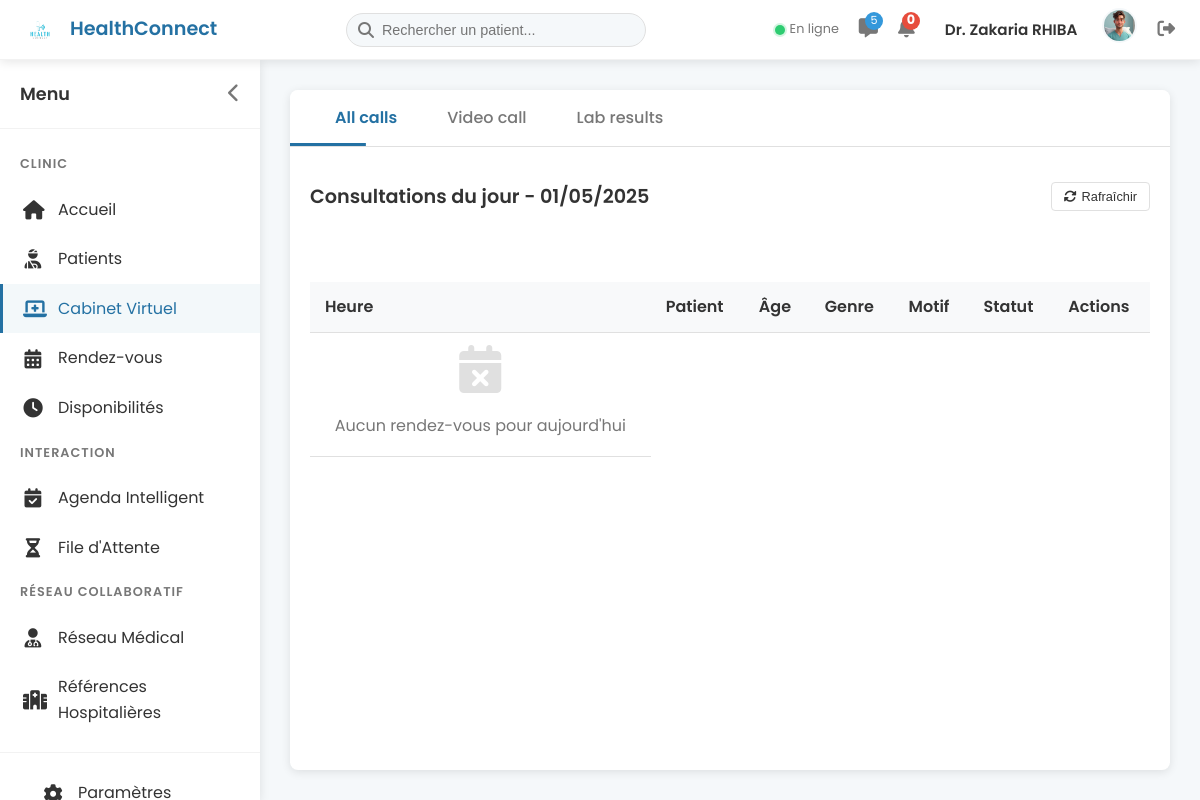
The page /doctor/virtual_office (signed in) on the database its author committed.
### models.py (models this page shows, shortened)
class User(db.Model, UserMixin):
    id = db.Column(db.Integer, primary_key=True)
    email = db.Column(db.String(120), unique=True, nullable=False)
    password_hash = db.Column(db.String(128), nullable=False)
    first_name = db.Column(db.String(50), nullable=False)
    last_name = db.Column(db.String(50), nullable=False)
    role = db.Column(db.String(10), nullable=False)  # 'patient' or 'doctor'
    created_at = db.Column(db.DateTime, default=get_current_time_naive)
    patient = db.relationship('Patient', backref='user', uselist=False, cascade='all, delete-orphan')
    doctor = db.relationship('Doctor', backref='user', uselist=False, cascade='all, delete-orphan')

class Doctor(db.Model):
    id = db.Column(db.Integer, primary_key=True)
    user_id = db.Column(db.Integer, db.ForeignKey('user.id'), nullable=False)
    speciality = db.Column(db.String(100), nullable=True)
    secondary_speciality = db.Column(db.String(100), nullable=True)
    license_number = db.Column(db.String(50), nullable=True)
    years_experience = db.Column(db.Integer, nullable=True)
    education = db.Column(db.Text, nullable=True)
    bio = db.Column(db.Text, nullable=True)
    consultation_fee = db.Column(db.Float, nullable=True)
    phone = db.Column(db.String(20), nullable=True)
    address = db.Column(db.String(200), nullable=True)
    languages = db.Column(db.String(200), nullable=True)  # Comma-separated list of languages
    profile_picture = db.Column(db.String(200), nullable=True)  # Path to profile picture
    document_path = db.Column(db.String(200), nullable=True)  # Path to uploaded documents
    status = db.Column(db.String(20), default='pending')  # pending, approved, rejected
    rejection_reason = db.Column(db.Text, nullable=True)  # Reason for rejection if status is 'rejected'
    verified_at = db.Column(db.DateTime, nullable=True)  # When the doctor was verified
    practice_location = db.Column(db.String(200), nullable=True)
    previous_positions = db.Column(db.Text, nullable=True)
    linkedin = db.Column(db.String(200), nullable=True)
    website = db.Column(db.String(200), nullable=True)
    available_days = db.Column(db.String(100), nullable=True)  # Jours disponibles (format: "1,2,3,4,5")
    available_hours = db.Column(db.String(200), nullable=True)  # Heures disponibles (format: "9-12,14-17")
    video_consultation = db.Column(db.Boolean, default=True)
    email_notifications = db.Column(db.Boolean, default=True)
    sms_notifications = db.Column(db.Boolean, default=False)
    do_not_disturb = db.Column(db.Boolean, default=False)
    appointments = db.relationship('Appointment', backref='doctor', lazy='dynamic',
                                  foreign_keys='Appointment.doctor_id', cascade='all, delete-orphan')
    prescriptions = db.relationship('Prescription', backref='doctor', lazy='dynamic', cascade='all, delete-orphan')

### routes/doctor.py (the view, shortened to what this page needs)
@doctor_bp.route('/virtual_office')
@doctor_bp.route('/virtual_office/<int:appointment_id>')
@login_required
def virtual_office(appointment_id=None):
    if current_user.role != 'doctor':
        flash('Access denied. You must be a doctor to view this page.', 'danger')
        return redirect(url_for('index'))
    today = get_current_time_naive().date()
    past_appointments = Appointment.query.filter_by(
        doctor_id=current_user.doctor.id,
        status='accepted'
    ).filter(
        Appointment.date_time < get_current_time_naive() - timedelta(minutes=30)  # 30 minutes après l'heure prévue
    ).all()
    for appt in past_appointments:
        appt.status = 'completed'
        print(f"Rendez-vous {appt.id} marqué comme terminé")
    if past_appointments:
        db.session.commit()
        print(f"{len(past_appointments)} rendez-vous marqués comme terminés")
    today_appointments = Appointment.query.filter_by(
        doctor_id=current_user.doctor.id,
        status='accepted'
    ).filter(
        Appointment.date_time >= datetime.combine(today, datetime.min.time()),
        Appointment.date_time <= datetime.combine(today, datetime.max.time())
    ).order_by(
        Appointment.date_time
    ).all()
    current_appointment = None
    patient_history = None
    current_time = get_current_time_naive()
    return render_template('doctor/virtual_office.html',
                          today_appointments=today_appointments,
                          today_date=today.strftime('%d/%m/%Y'),
                          current_appointment=current_appointment,
                          patient_history=patient_history,
                          current_time=current_time)

### templates/doctor/virtual_office.html (shortened to what this page needs)
{% extends 'dashboard_base.html' %}
{% block extra_css %}
<link rel="stylesheet" href="{{ url_for('static', filename='css/doctor/dashboard.css') }}">
<link rel="stylesheet" href="{{ url_for('static', filename='css/doctor/virtual_office.css') }}">
<link rel="stylesheet" href="{{ url_for('static', filename='css/doctor/virtual_office_new.css') }}">
<link rel="stylesheet" href="{{ url_for('static', filename='css/doctor/video_integration.css') }}">
<link rel="stylesheet" href="{{ url_for('static', filename='css/animations.css') }}">
<link rel="stylesheet" href="{{ url_for('static', filename='css/chat.css') }}">
<link rel="stylesheet" href="{{ url_for('static', filename='css/notification.css') }}">
<link rel="stylesheet" href="{{ url_for('static', filename='css/vital_signs_bar.css') }}">
{% endblock %}
{% block body_attributes %}
{% endblock %}
{% block content %}
{% include 'doctor/partials/header.html' %}
<div class="dashboard-container">
    <div id="sidebar" class="sidebar">
        <div class="sidebar-header">
            <span class="sidebar-title">Menu</span>
            <button id="sidebar-toggle" class="sidebar-toggle">
                <i class="fas fa-chevron-left"></i>
            </button>
        </div>
        <div class="sidebar-menu">
            <div class="menu-category">CLINIC</div>
            <a href="{{ url_for('doctor.dashboard') }}" class="menu-item">
                <i class="fas fa-home"></i>
                <span class="menu-text">Accueil</span>
            </a>
            <a href="{{ url_for('doctor.patients') }}" class="menu-item">
                <i class="fas fa-user-injured"></i>
                <span class="menu-text">Patients</span>
            </a>
            <a href="{{ url_for('doctor.virtual_office') }}" class="menu-item active">
                <i class="fas fa-laptop-medical"></i>
                <span class="menu-text">Cabinet Virtuel</span>
            </a>
            <a href="{{ url_for('doctor.appointments') }}" class="menu-item">
                <i class="fas fa-calendar-alt"></i>
                <span class="menu-text">Rendez-vous</span>
            </a>
            <a href="{{ url_for('doctor.availability') }}" class="menu-item">
                <i class="fas fa-clock"></i>
                <span class="menu-text">Disponibilités</span>
            </a>
            <div class="menu-category">INTERACTION</div>
            <a href="{{ url_for('doctor.smart_agenda') }}" class="menu-item">
                <i class="fas fa-calendar-check"></i>
                <span class="menu-text">Agenda Intelligent</span>
            </a>
            <a href="{{ url_for('doctor.waiting_room') }}" class="menu-item">
                <i class="fas fa-hourglass-half"></i>
                <span class="menu-text">File d'Attente</span>
            </a>
            <div class="menu-category">RÉSEAU COLLABORATIF</div>
            <a href="{{ url_for('doctor.medical_network') }}" class="menu-item">
                <i class="fas fa-user-md"></i>
                <span class="menu-text">Réseau Médical</span>
            </a>
            <a href="{{ url_for('doctor.hospital_references') }}" class="menu-item">
                <i class="fas fa-hospital"></i>
                <span class="menu-text">Références Hospitalières</span>
            </a>
        </div>
        <div class="sidebar-footer">
            <a href="{{ url_for('doctor.settings') }}" class="menu-item">
                <i class="fas fa-cog"></i>
                <span class="menu-text">Paramètres</span>
            </a>
        </div>
    </div>
    <div id="main-content" class="main-content">
        <div class="virtual-office-container">
            <div class="consultation-tabs">
                <div class="tab-item active" data-tab="all-calls">All calls</div>
                <div class="tab-item" data-tab="video-call">Video call</div>
                <div class="tab-item" data-tab="lab-results">Lab results</div>
            </div>
            <div class="tab-content">
                <div class="tab-pane active" id="all-calls">
                    <div class="all-calls-container">
                        <div class="section-header">
                            <h2>Consultations du jour - {{ today_date }}</h2>
                            <div class="section-actions">
                                <button class="refresh-btn">
                                    <i class="fas fa-sync-alt"></i> Rafraîchir
                                </button>
                            </div>
                        </div>
                        <div class="appointments-table">
                            <table>
                                <thead>
                                    <tr>
                                        <th>Heure</th>
                                        <th>Patient</th>
                                        <th>Âge</th>
                                        <th>Genre</th>
                                        <th>Motif</th>
                                        <th>Statut</th>
                                        <th>Actions</th>
                                    </tr>
                                </thead>
                                <tbody>
                                    {% if today_appointments %}
                                        {% for appointment in today_appointments %}
                                        <tr>
                                            <td>{{ appointment.date_time.strftime('%H:%M') }}</td>
                                            <td>{{ appointment.patient.user.first_name }} {{ appointment.patient.user.last_name }}</td>
                                            <td>{{ appointment.patient.age if appointment.patient.age else 'N/A' }}</td>
                                            <td>{{ appointment.patient.gender if appointment.patient.gender else 'N/A' }}</td>
                                            <td>{{ appointment.reason if appointment.reason else 'Consultation' }}</td>
                                            <td>
                                                <span class="status-badge status-{{ appointment.status }}">
                                                    {% if appointment.status == 'pending' %}
                                                        En attente
                                                    {% elif appointment.status == 'accepted' %}
                                                        Confirmé
                                                    {% elif appointment.status == 'completed' %}
                                                        Terminé
                                                    {% elif appointment.status == 'cancelled' %}
                                                        Annulé
                                                    {% endif %}
                                                </span>
                                            </td>
                                            <td>
                                                {% if appointment.status == 'accepted' %}
                                                    {% set now = current_time %}
                                                    {% set time_diff = (appointment.date_time - now).total_seconds() %}
                                                    {% if time_diff <= 600 and time_diff >= -3600 %}
                                                        <a href="#" class="btn-action btn-primary start-consultation" data-appointment-id="{{ appointment.id }}">
                                                            <i class="fas fa-video"></i> Consulter
                                                        </a>
                                                    {% else %}
                                                        <a href="#" class="btn-action btn-secondary disabled">
                                                            <i class="fas fa-video"></i> Consulter
                                                        </a>
                                                    {% endif %}
                                                {% elif appointment.status == 'pending' %}
                                                    <a href="{{ url_for('doctor.accept_appointment', appointment_id=appointment.id) }}" class="btn-action btn-success">
                                                        <i class="fas fa-check"></i> Accepter
                                                    </a>
                                                    <a href="{{ url_for('doctor.reject_appointment', appointment_id=appointment.id) }}" class="btn-action btn-danger">
                                                        <i class="fas fa-times"></i> Refuser
                                                    </a>
                                                {% endif %}
                                            </td>
                                        </tr>
                                        {% endfor %}
                                    {% else %}
                                        <tr>
                                            <td colspan="7" class="empty-state">
                                                <i class="fas fa-calendar-times"></i>
                                                <p>Aucun rendez-vous pour aujourd'hui</p>
                                            </td>
                                        </tr>
                                    {% endif %}
                                </tbody>
                            </table>
                        </div>
                    </div>
                </div>
            </div>
        </div>
    </div>
</div>
{% endblock %}

### templates/doctor/partials/header.html (shortened to what this page needs)
<div class="topbar">
    <div class="topbar-logo">
        <a href="{{ url_for('doctor.dashboard') }}" class="logo-link">
            <img src="{{ url_for('static', filename='images/logo.png') }}" alt="HealthConnect Logo">
            <span>HealthConnect</span>
        </a>
    </div>
    <div class="topbar-search">
        <i class="fas fa-search"></i>
        <input type="text" placeholder="Rechercher un patient...">
    </div>
    <div class="topbar-actions">
        <div class="doctor-status">
            <span class="status-indicator status-online"></span>
            <span class="status-text">En ligne</span>
        </div>
        <div class="topbar-messages">
            <span class="messages-badge">5</span>
        </div>
        <div class="topbar-notification" id="notification-toggle">
            <span class="notification-badge">0</span>
        </div>
        <div class="doctor-profile-simple">
            <a href="{{ url_for('doctor.profile') }}" class="profile-link">
                <span class="doctor-name">Dr. {{ current_user.first_name }} {{ current_user.last_name }}</span>
            </a>
            <a href="{{ url_for('doctor.profile') }}" class="avatar-link">
                {% if current_user.doctor.profile_picture %}
                    <img src="{{ url_for('static', filename=current_user.doctor.profile_picture.replace('\\', '/')) }}" alt="Avatar" class="doctor-avatar-img">
                {% else %}
                    <img src="{{ url_for('static', filename='images/default-avatar.png') }}" alt="Avatar" class="doctor-avatar-img">
                {% endif %}
            </a>
            <a href="{{ url_for('auth.logout') }}" class="logout-link">
                <i class="fas fa-sign-out-alt"></i>
            </a>
        </div>
    </div>
</div>

### rows shown on the page
User: first_name "Zakaria", last_name "RHIBA"
Doctor: profile_picture (picture)

### other values the page prints
{{ today_date }} "01/05/2025"
